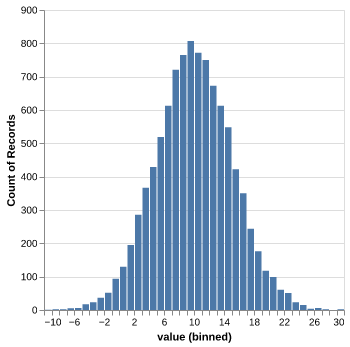

Recreate this plot in Python.
from numpy.random import Generator, PCG64
import altair as alt
import pandas as pd






def main() -> None:
	rng = Generator(PCG64())
	n = 10000
	
	m = 10
	s = 5
	
	data = [rng.normal(m, s) for _ in range(n)]
	print(data)
	print(min(data), max(data))
	
	df = pd.DataFrame({"value": data})
	chart = alt.Chart(df).mark_bar().encode(
		x=alt.X("value:Q", bin=alt.Bin(step=1)),
		y="count()"
	)
	
	chart.save("random_variables.png")

	
	
	
	
	
	
	

if __name__ == "__main__":
	main()
